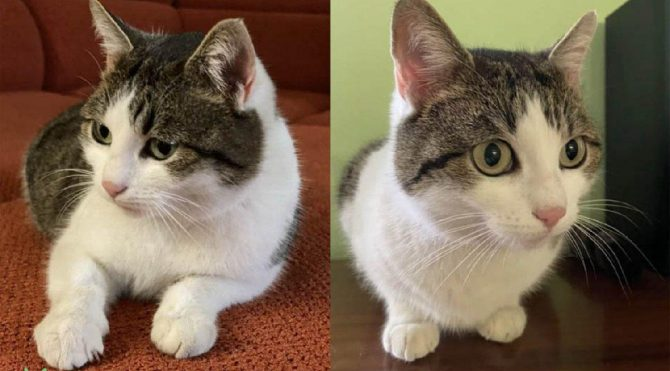
#> input picture 2.jpg, 670 x 371 px; its folder holds only this picture in this run
$ jupyter execute CatDetection.ipynb
#> lines starting #> are read from the running program, lines starting #| are printed output that depends on the picture
[cell 1]
#Kütüphaneleri içeri aktardık.
import cv2
import numpy as np
#Uyarıları görmemek için
import warnings
warnings.filterwarnings("ignore")
import os

[cell 2]
#Dosyamızın içini kontrol ettik
files = os.listdir()
print("Files",files)

img_in_files = []
#dosyamızın içinde ".jpg" ile biten resimlerimizi çektik
for f in files:
    if f.endswith(".jpg"):
        img_in_files.append(f)
print("img.jpg:",img_in_files)

[cell 3]
"""
#Tek tek yapmak istersek

i = img_in_files[1]
print(i)
"""

[cell 4]
#Dosyamızın içindeki resimleri for döngüsüne aldık
for i in img_in_files:
    print(i)

    #ilk resmimizi çekiyoruz
    img = cv2.imread(i)
#> img is the input picture: shape (371, 670, 3); mean B, G, R 83.8, 103.5, 122.7
    #Frame
    frame = cv2.resize(img,(960,540))
    #Resmi gri renkli yapıyoruz
    gray = cv2.cvtColor(frame,cv2.COLOR_BGR2GRAY)
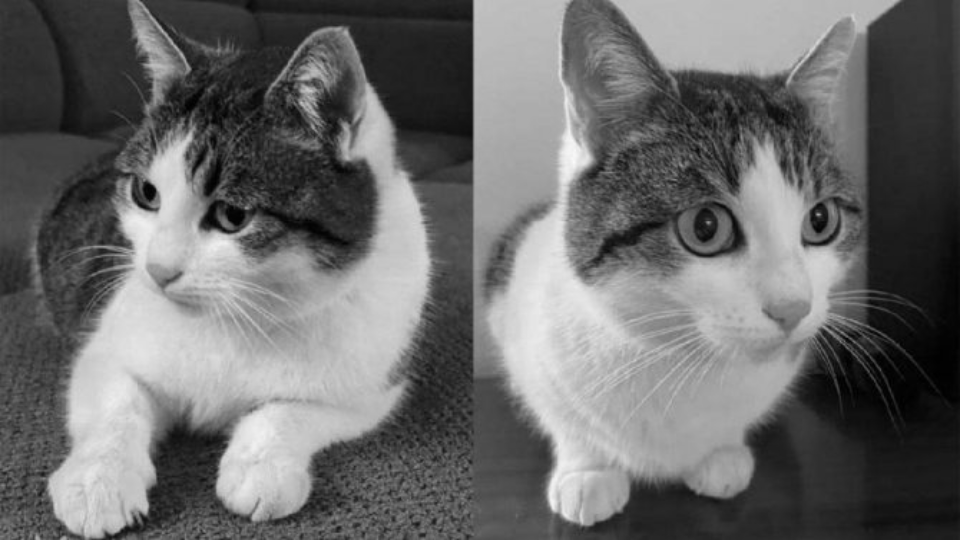
#> gray: shape (540, 960); min 0, max 250, mean 106.9
    #xml
    xml = "haarcascade_frontalcatface_extended.xml"
    # modelimizi çekiyoruz
    detector = cv2.CascadeClassifier(xml)
    # Tanımayı gri renk üzerinde gerçekleştiriyoruz.
    rects = detector.detectMultiScale(
                                    gray,
                                    scaleFactor= 1.05,
                                    minNeighbors=4,
                                    flags=cv2.CASCADE_SCALE_IMAGE
                                )
#> rects = [[634, 107, 267, 267], [80, 111, 201, 201]]

    # i == kaçıncı resim
    #(x,y,w,h) algılanan yüzün dikdörtgen oluşturmak için.
    # enumerate ==> bir nesne içindeki her değer için bir anahtar olarak bir sayaç içeren bir nesne döndürür ve koleksiyondaki öğelere erişimi kolaylaştırır.
    for i,(x,y,w,h) in enumerate(rects):
        #Dikdörtgenimiz
        cv2.rectangle(frame,(x,y),(x+w,y+h),(0,255,0),2)
        #İsimlerimiz
        cv2.putText(frame,"Kedi {}".format(i+1),(x+10,y-7),cv2.FONT_HERSHEY_SIMPLEX,0.6,(0,0,255),2)
#> this loop made 2 passes
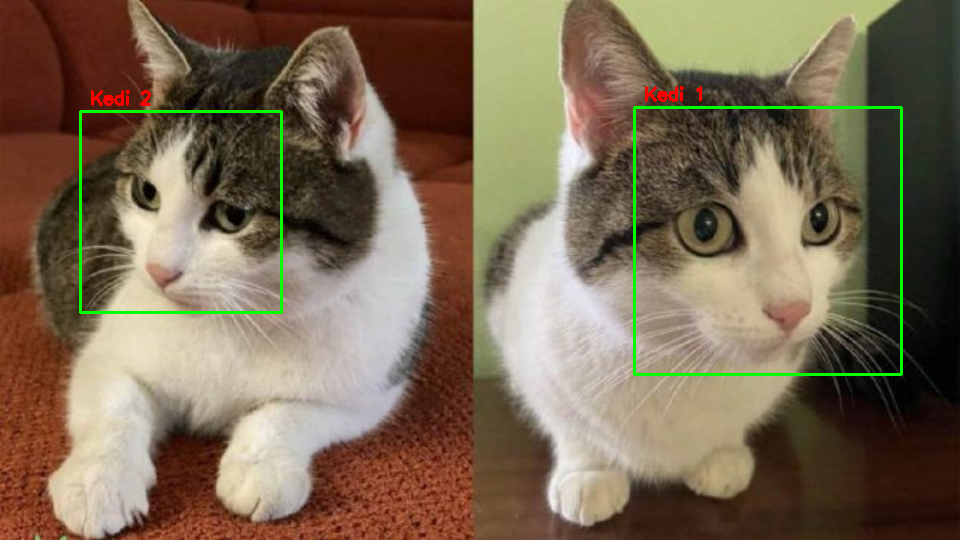
#> frame: shape (540, 960, 3); mean B, G, R 83, 105.2, 121.9
    #Resmi çağırıyoruz.
    cv2.imshow("Image",frame)

    # q click edildikçe continue ile  resim geçişi sağlanır en sonunda kapanır.
    if cv2.waitKey(0) & 0xFF == ord("q"):
#> (key q is pressed here)
        continue

#tüm pencereleri kapat.
cv2.destroyAllWindows()

$ run again, on 7.jpg
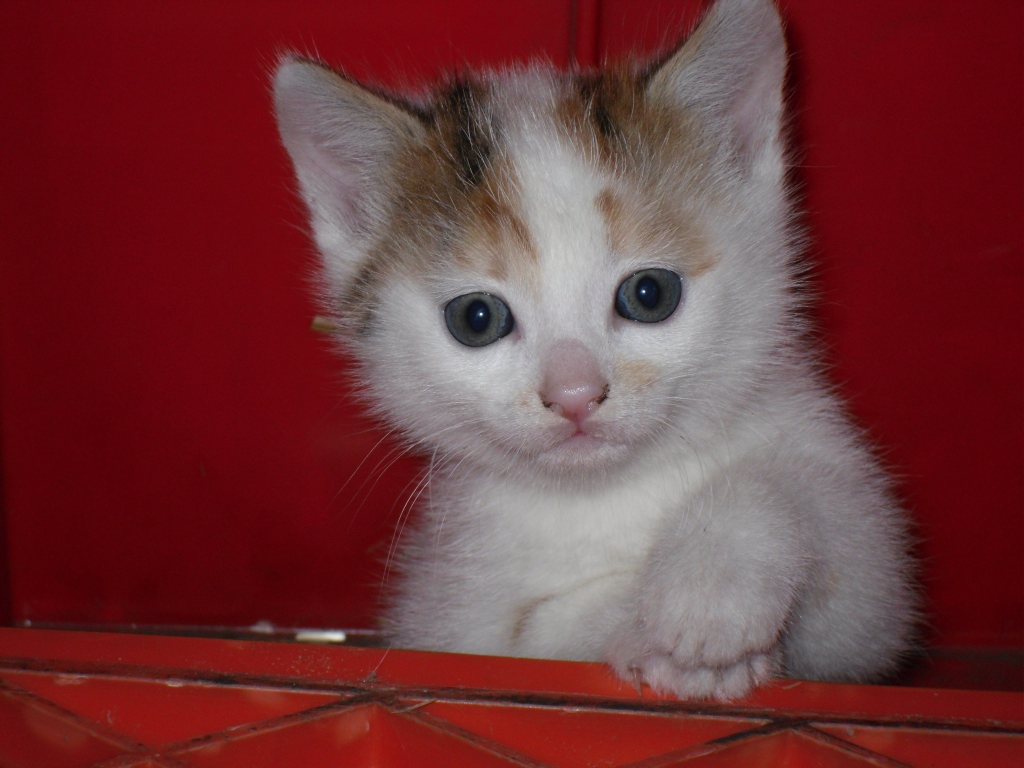
#> input picture 7.jpg, 2048 x 1536 px (shown at 1/2 size)
#> img is the input picture: shape (1536, 2048, 3); mean B, G, R 56.3, 53.3, 112.8
#> `gray = cv2.cvtColor(frame,cv2.COLOR_BGR2GRAY)`:
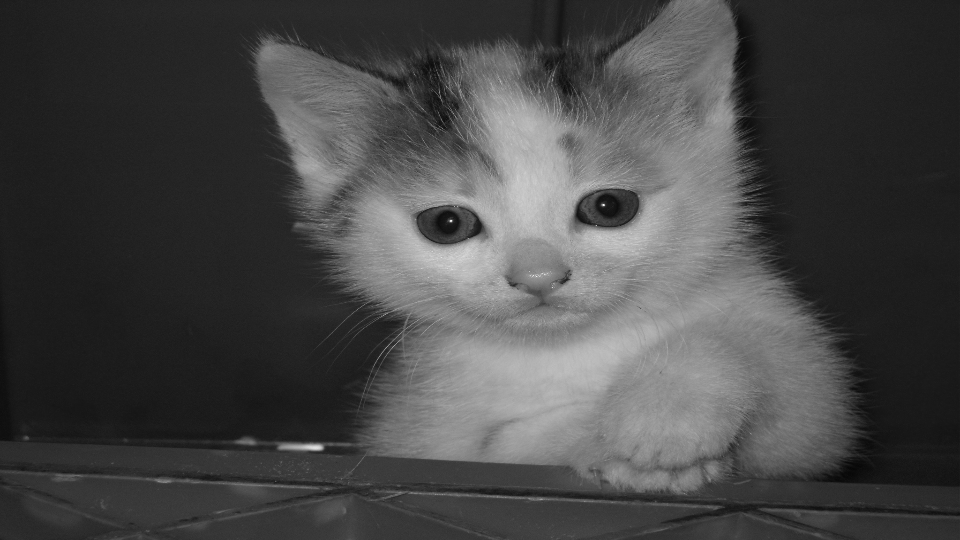
#> gray: shape (540, 960); min 6, max 245, mean 71.3
#> rects = [[335, 59, 371, 371]]
#> the loop `for i,(x,y,w,h) in enumerate(rects):` made 1 pass
#> after the loop `for i,(x,y,w,h) in enumerate(rects):`:
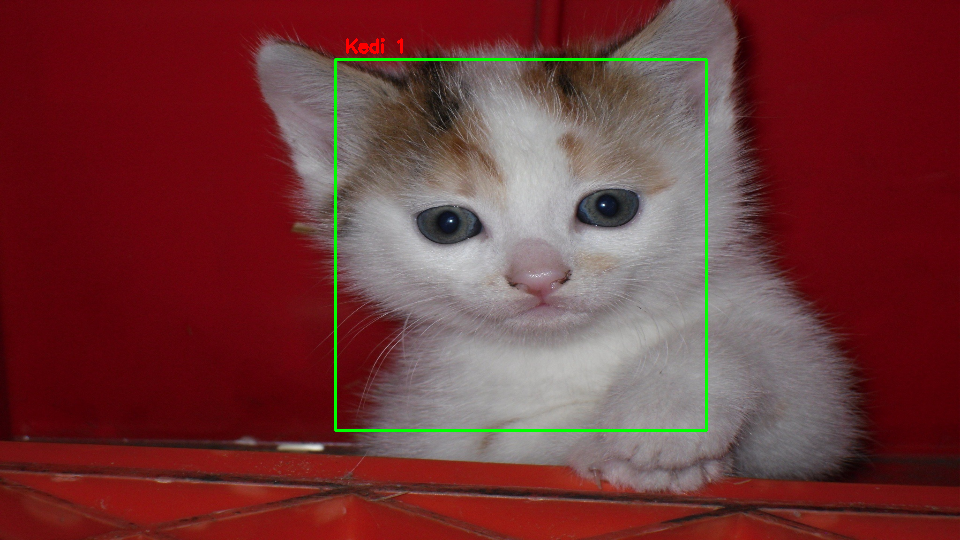
#> frame: shape (540, 960, 3); mean B, G, R 55.3, 54.5, 111.8

$ run again, on 8.jpg
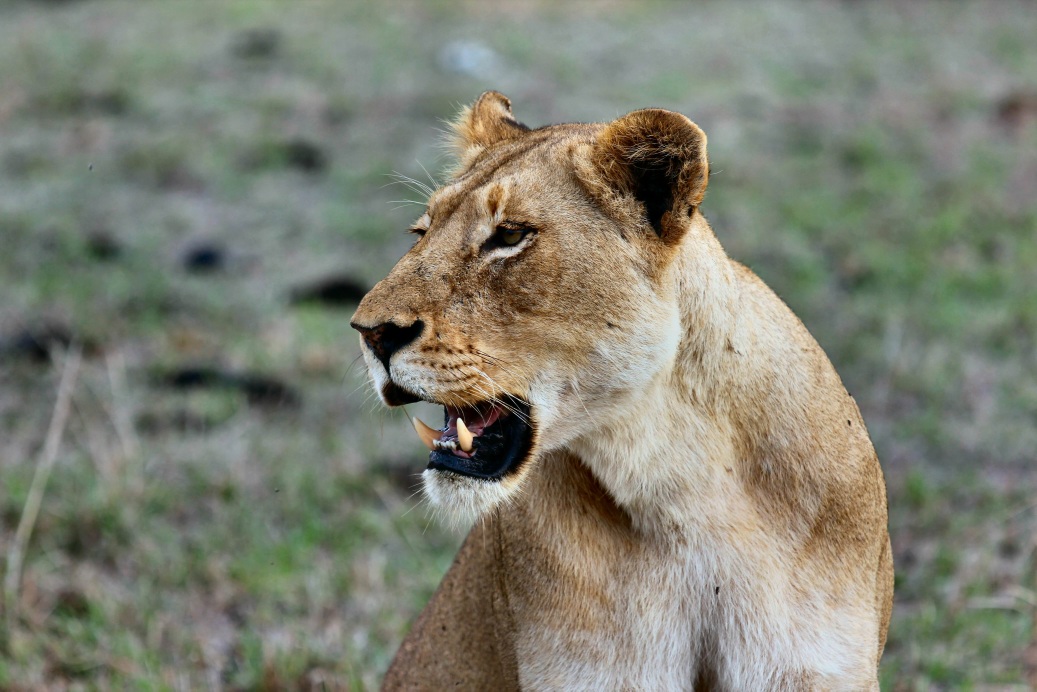
#> input picture 8.jpg, 5184 x 3456 px (shown at 1/5 size)
#> img is the input picture: shape (3456, 5184, 3); mean B, G, R 115.3, 129.1, 127.6
#> `gray = cv2.cvtColor(frame,cv2.COLOR_BGR2GRAY)`:
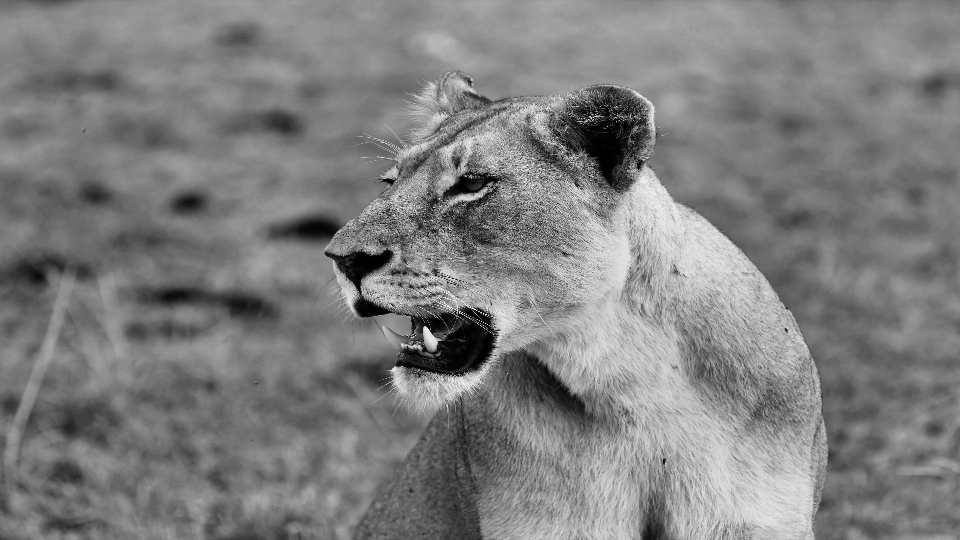
#> gray: shape (540, 960); min 0, max 251, mean 127
#> rects = [[763, 187, 86, 86], [781, 218, 91, 91]]
#> the loop `for i,(x,y,w,h) in enumerate(rects):` made 2 passes
#> after the loop `for i,(x,y,w,h) in enumerate(rects):`:
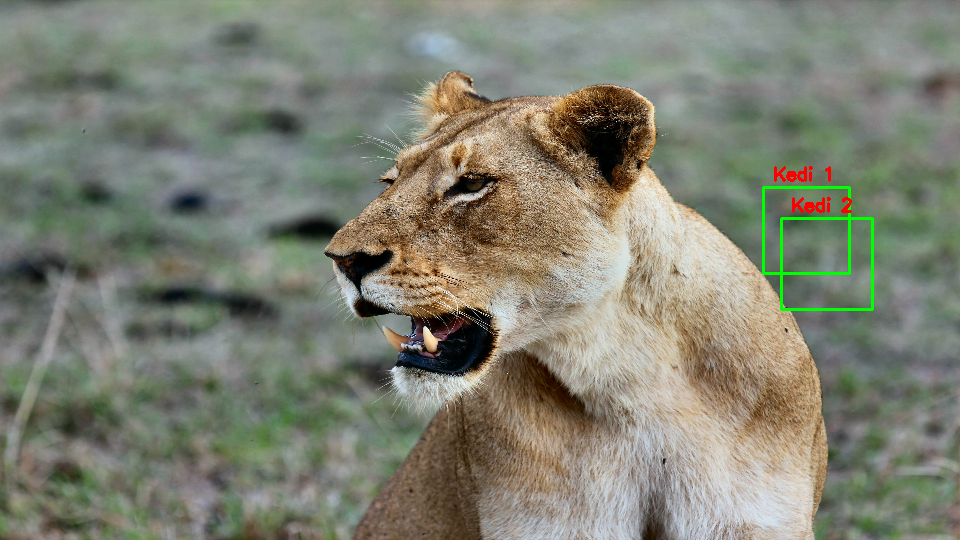
#> frame: shape (540, 960, 3); mean B, G, R 114.7, 129.4, 127.4

$ run again, on 9.jpg
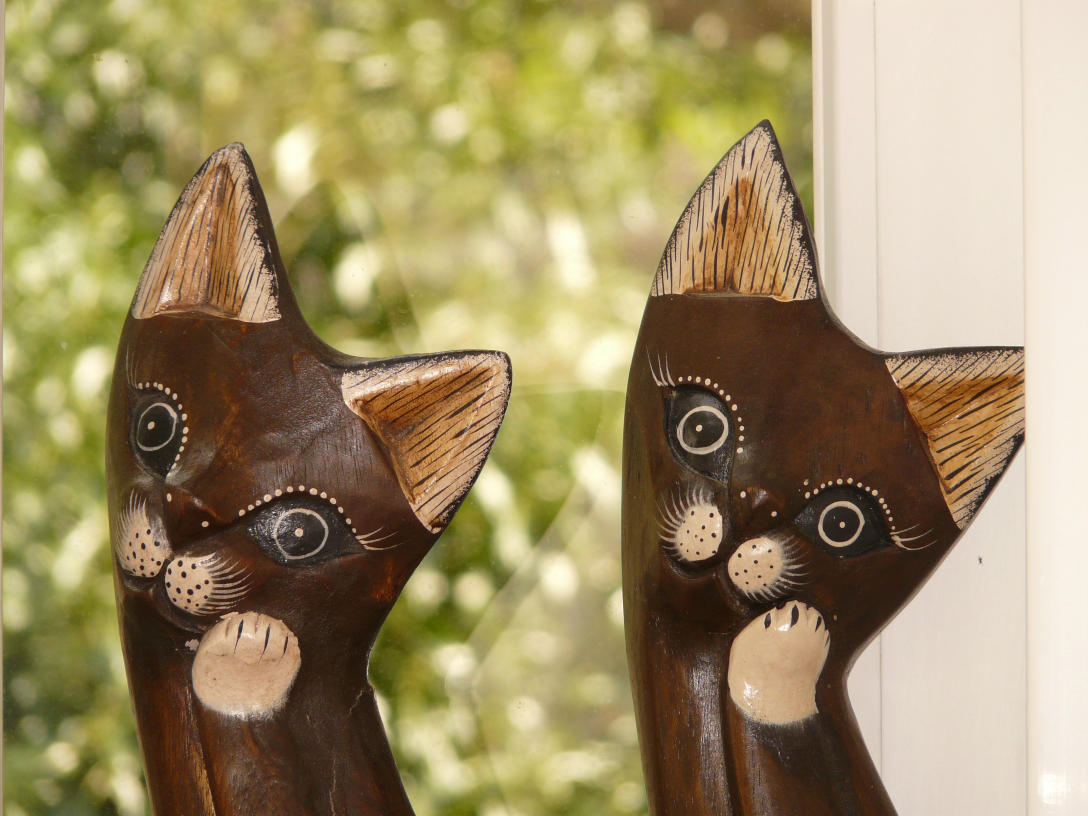
#> input picture 9.jpg, 3264 x 2448 px (shown at 1/3 size)
#> img is the input picture: shape (2448, 3264, 3); mean B, G, R 100.7, 141.5, 157.2
#> `gray = cv2.cvtColor(frame,cv2.COLOR_BGR2GRAY)`:
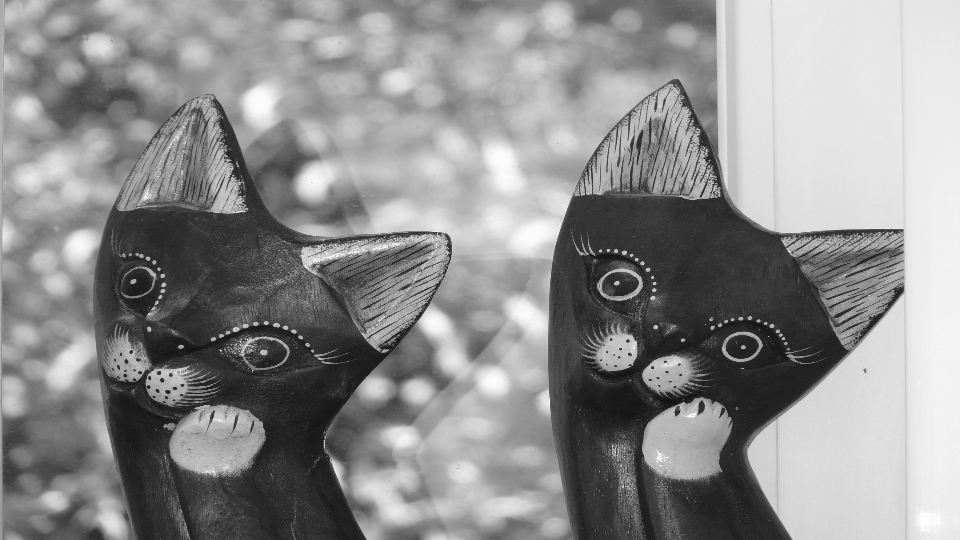
#> gray: shape (540, 960); min 16, max 255, mean 141.4
#> rects = [[583, 311, 67, 67]]
#> the loop `for i,(x,y,w,h) in enumerate(rects):` made 1 pass
#> after the loop `for i,(x,y,w,h) in enumerate(rects):`:
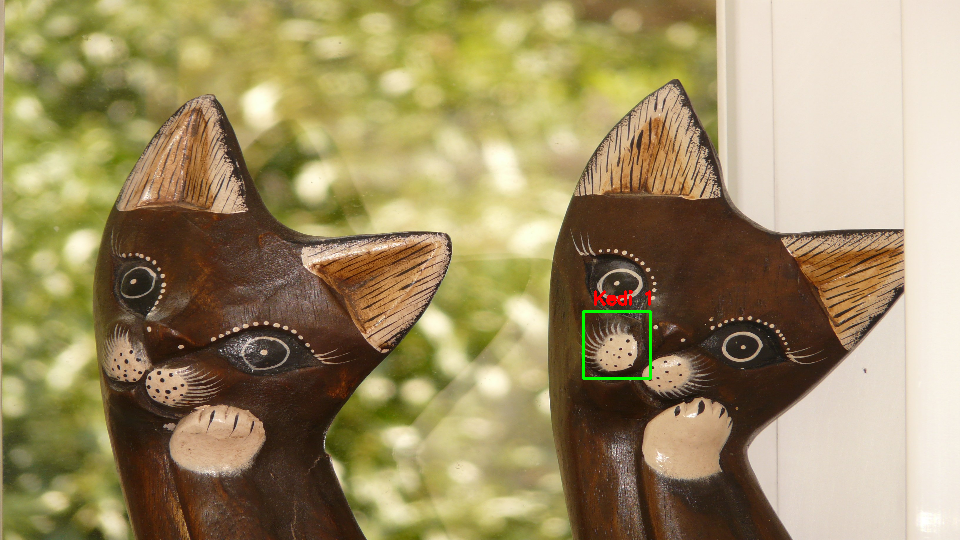
#> frame: shape (540, 960, 3); mean B, G, R 100.5, 141.6, 157.1

$ run again, on 3.jpg
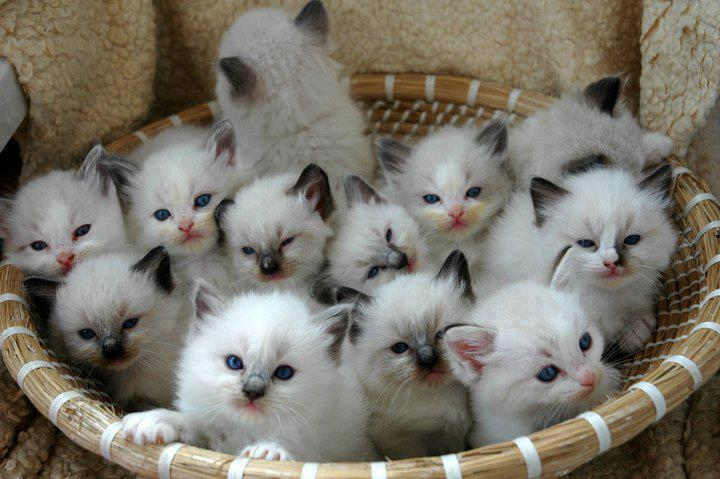
#> input picture 3.jpg, 720 x 479 px
#> img is the input picture: shape (479, 720, 3); mean B, G, R 107.6, 118.5, 123.5
#> `gray = cv2.cvtColor(frame,cv2.COLOR_BGR2GRAY)`:
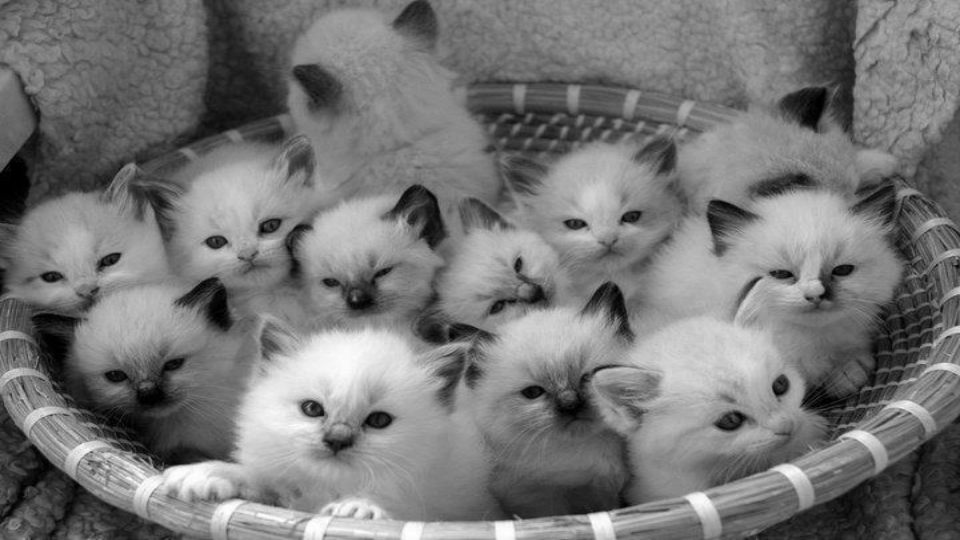
#> gray: shape (540, 960); min 0, max 255, mean 118.6
#> rects = [[744, 218, 134, 134], [539, 166, 125, 125], [270, 351, 145, 145]]
#> the loop `for i,(x,y,w,h) in enumerate(rects):` made 3 passes
#> after the loop `for i,(x,y,w,h) in enumerate(rects):`:
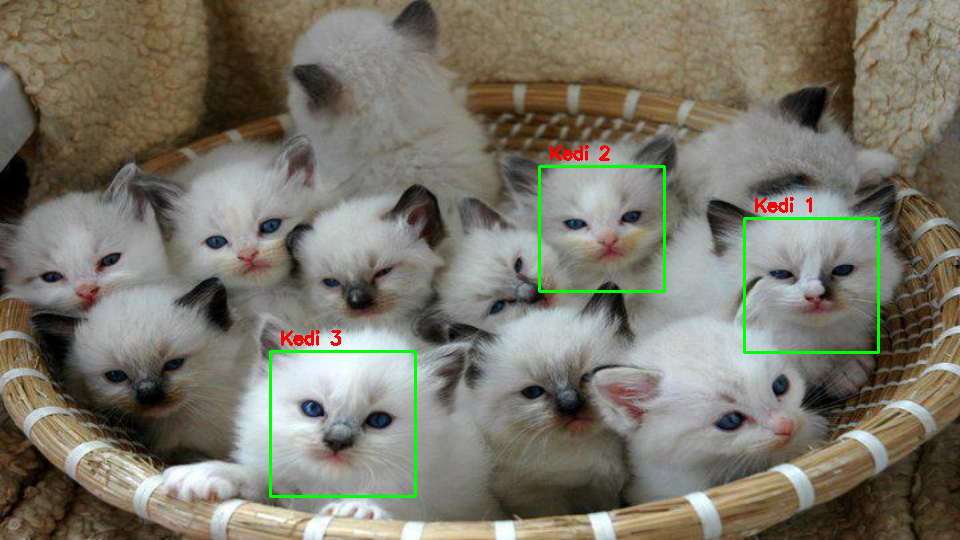
#> frame: shape (540, 960, 3); mean B, G, R 105.7, 119, 122.2
